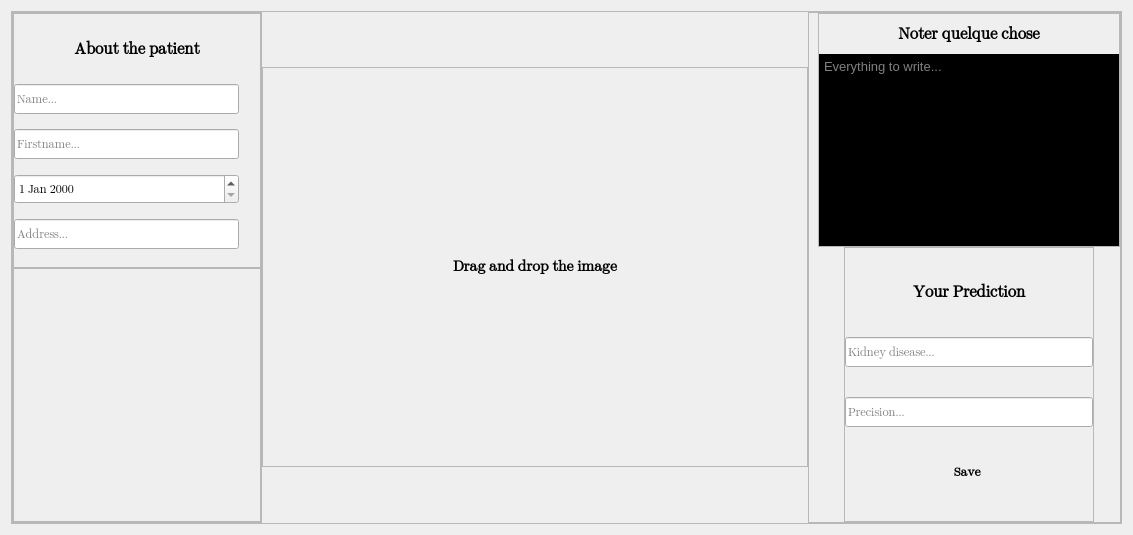
         <widget class="QWidget" name="page_4">
          <layout class="QGridLayout" name="gridLayout_6">
           <item row="0" column="0">
            <widget class="QFrame" name="frame_24">
             <property name="frameShape">
              <enum>QFrame::StyledPanel</enum>
             </property>
             <property name="frameShadow">
              <enum>QFrame::Raised</enum>
             </property>
             <layout class="QHBoxLayout" name="horizontalLayout_9">
              <property name="spacing">
               <number>0</number>
              </property>
              <property name="leftMargin">
               <number>0</number>
              </property>
              <property name="topMargin">
               <number>0</number>
              </property>
              <property name="rightMargin">
               <number>0</number>
              </property>
              <property name="bottomMargin">
               <number>0</number>
              </property>
              <item>
               <widget class="QFrame" name="frame_25">
                <property name="minimumSize">
                 <size>
                  <width>250</width>
                  <height>0</height>
                 </size>
                </property>
                <property name="maximumSize">
                 <size>
                  <width>250</width>
                  <height>16777215</height>
                 </size>
                </property>
                <property name="frameShape">
                 <enum>QFrame::StyledPanel</enum>
                </property>
                <property name="frameShadow">
                 <enum>QFrame::Raised</enum>
                </property>
                <layout class="QVBoxLayout" name="verticalLayout_24">
                 <property name="spacing">
                  <number>0</number>
                 </property>
                 <property name="leftMargin">
                  <number>0</number>
                 </property>
                 <property name="topMargin">
                  <number>0</number>
                 </property>
                 <property name="rightMargin">
                  <number>0</number>
                 </property>
                 <property name="bottomMargin">
                  <number>0</number>
                 </property>
                 <item>
                  <widget class="QFrame" name="frame_26">
                   <property name="sizePolicy">
                    <sizepolicy hsizetype="Expanding" vsizetype="Preferred">
                     <horstretch>0</horstretch>
                     <verstretch>0</verstretch>
                    </sizepolicy>
                   </property>
                   <property name="frameShape">
                    <enum>QFrame::StyledPanel</enum>
                   </property>
                   <property name="frameShadow">
                    <enum>QFrame::Raised</enum>
                   </property>
                   <layout class="QVBoxLayout" name="verticalLayout_25">
                    <property name="spacing">
                     <number>0</number>
                    </property>
                    <property name="leftMargin">
                     <number>0</number>
                    </property>
                    <property name="topMargin">
                     <number>0</number>
                    </property>
                    <property name="rightMargin">
                     <number>0</number>
                    </property>
                    <property name="bottomMargin">
                     <number>0</number>
                    </property>
                    <item>
                     <widget class="QPushButton" name="visualize_about_patient_btn">
                      <property name="minimumSize">
                       <size>
                        <width>0</width>
                        <height>40</height>
                       </size>
                      </property>
                      <property name="font">
                       <font>
                        <family>Segoe UI Emoji</family>
                        <pointsize>12</pointsize>
                        <weight>75</weight>
                        <bold>true</bold>
                       </font>
                      </property>
                      <property name="text">
                       <string>About the patient</string>
                      </property>
                      <property name="icon">
                       <iconset resource="resource.qrc">
                        <normaloff>:/icons/icons/more_info_24px.png</normaloff>:/icons/icons/more_info_24px.png</iconset>
                      </property>
                      <property name="iconSize">
                       <size>
                        <width>30</width>
                        <height>30</height>
                       </size>
                      </property>
                      <property name="flat">
                       <bool>true</bool>
                      </property>
                     </widget>
                    </item>
                    <item>
                     <widget class="QLineEdit" name="visualize_name_input">
                      <property name="minimumSize">
                       <size>
                        <width>0</width>
                        <height>30</height>
                       </size>
                      </property>
                      <property name="maximumSize">
                       <size>
                        <width>225</width>
                        <height>16777215</height>
                       </size>
                      </property>
                      <property name="font">
                       <font>
                        <family>Segoe UI Emoji</family>
                        <pointsize>9</pointsize>
                       </font>
                      </property>
                      <property name="placeholderText">
                       <string>Name...</string>
                      </property>
                     </widget>
                    </item>
                    <item>
                     <widget class="QLineEdit" name="visualize_firstname_input">
                      <property name="minimumSize">
                       <size>
                        <width>0</width>
                        <height>30</height>
                       </size>
                      </property>
                      <property name="maximumSize">
                       <size>
                        <width>225</width>
                        <height>16777215</height>
                       </size>
                      </property>
                      <property name="font">
                       <font>
                        <family>Segoe UI Emoji</family>
                        <pointsize>9</pointsize>
                       </font>
                      </property>
                      <property name="placeholderText">
                       <string>Firstname...</string>
                      </property>
                     </widget>
                    </item>
                    <item>
                     <widget class="QDateEdit" name="visualize_date_naissance_input">
                      <property name="minimumSize">
                       <size>
                        <width>0</width>
                        <height>30</height>
                       </size>
                      </property>
                      <property name="maximumSize">
                       <size>
                        <width>225</width>
                        <height>16777215</height>
                       </size>
                      </property>
                      <property name="font">
                       <font>
                        <family>Segoe UI Emoji</family>
                        <pointsize>9</pointsize>
                       </font>
                      </property>
                     </widget>
                    </item>
                    <item>
                     <widget class="QLineEdit" name="visualize_address_input">
                      <property name="minimumSize">
                       <size>
                        <width>0</width>
                        <height>30</height>
                       </size>
                      </property>
                      <property name="maximumSize">
                       <size>
                        <width>225</width>
                        <height>16777215</height>
                       </size>
                      </property>
                      <property name="font">
                       <font>
                        <family>Segoe UI Emoji</family>
                        <pointsize>9</pointsize>
                       </font>
                      </property>
                      <property name="placeholderText">
                       <string>Address...</string>
                      </property>
                     </widget>
                    </item>
                   </layout>
                  </widget>
                 </item>
                 <item>
                  <widget class="QFrame" name="frame_27">
                   <property name="frameShape">
                    <enum>QFrame::StyledPanel</enum>
                   </property>
                   <property name="frameShadow">
                    <enum>QFrame::Raised</enum>
                   </property>
                   <layout class="QHBoxLayout" name="horizontalLayout_18">
                    <property name="spacing">
                     <number>0</number>
                    </property>
                    <property name="leftMargin">
                     <number>0</number>
                    </property>
                    <property name="topMargin">
                     <number>0</number>
                    </property>
                    <property name="rightMargin">
                     <number>0</number>
                    </property>
                    <property name="bottomMargin">
                     <number>0</number>
                    </property>
                    <item>
                     <widget class="QLabel" name="visualize_qrcode_label">
                      <property name="minimumSize">
                       <size>
                        <width>100</width>
                        <height>100</height>
                       </size>
                      </property>
                      <property name="maximumSize">
                       <size>
                        <width>100</width>
                        <height>100</height>
                       </size>
                      </property>
                      <property name="font">
                       <font>
                        <pointsize>11</pointsize>
                       </font>
                      </property>
                      <property name="text">
                       <string/>
                      </property>
                      <property name="pixmap">
                       <pixmap resource="resource.qrc">:/icons/icons/qr_code_24px.png</pixmap>
                      </property>
                      <property name="scaledContents">
                       <bool>true</bool>
                      </property>
                      <property name="alignment">
                       <set>Qt::AlignCenter</set>
                      </property>
                     </widget>
                    </item>
                   </layout>
                  </widget>
                 </item>
                </layout>
               </widget>
              </item>
              <item>
               <widget class="QFrame" name="frame_28">
                <property name="minimumSize">
                 <size>
                  <width>546</width>
                  <height>0</height>
                 </size>
                </property>
                <property name="maximumSize">
                 <size>
                  <width>16777215</width>
                  <height>400</height>
                 </size>
                </property>
                <property name="styleSheet">
                 <string notr="true">margin:0px;
padding:0px;</string>
                </property>
                <property name="frameShape">
                 <enum>QFrame::StyledPanel</enum>
                </property>
                <property name="frameShadow">
                 <enum>QFrame::Raised</enum>
                </property>
                <layout class="QHBoxLayout" name="horizontalLayout_19">
                 <property name="spacing">
                  <number>0</number>
                 </property>
                 <property name="leftMargin">
                  <number>0</number>
                 </property>
                 <property name="topMargin">
                  <number>0</number>
                 </property>
                 <property name="rightMargin">
                  <number>0</number>
                 </property>
                 <property name="bottomMargin">
                  <number>0</number>
                 </property>
                 <item>
                  <widget class="QLabel" name="visualize_image">
                   <property name="font">
                    <font>
                     <family>Segoe UI Emoji</family>
                     <pointsize>11</pointsize>
                     <weight>75</weight>
                     <bold>true</bold>
                    </font>
                   </property>
                   <property name="styleSheet">
                    <string notr="true">margin:0px ;
padding : 0px;</string>
                   </property>
                   <property name="text">
                    <string>Drag and drop the image</string>
                   </property>
                   <property name="scaledContents">
                    <bool>true</bool>
                   </property>
                   <property name="alignment">
                    <set>Qt::AlignCenter</set>
                   </property>
                  </widget>
                 </item>
                </layout>
               </widget>
              </item>
              <item>
               <widget class="QFrame" name="frame_29">
                <property name="maximumSize">
                 <size>
                  <width>350</width>
                  <height>16777215</height>
                 </size>
                </property>
                <property name="frameShape">
                 <enum>QFrame::StyledPanel</enum>
                </property>
                <property name="frameShadow">
                 <enum>QFrame::Raised</enum>
                </property>
                <layout class="QVBoxLayout" name="verticalLayout_26">
                 <property name="spacing">
                  <number>0</number>
                 </property>
                 <property name="leftMargin">
                  <number>9</number>
                 </property>
                 <property name="topMargin">
                  <number>0</number>
                 </property>
                 <property name="rightMargin">
                  <number>0</number>
                 </property>
                 <property name="bottomMargin">
                  <number>0</number>
                 </property>
                 <item alignment="Qt::AlignHCenter">
                  <widget class="QFrame" name="frame_30">
                   <property name="sizePolicy">
                    <sizepolicy hsizetype="Expanding" vsizetype="Preferred">
                     <horstretch>0</horstretch>
                     <verstretch>0</verstretch>
                    </sizepolicy>
                   </property>
                   <property name="frameShape">
                    <enum>QFrame::StyledPanel</enum>
                   </property>
                   <property name="frameShadow">
                    <enum>QFrame::Raised</enum>
                   </property>
                   <layout class="QVBoxLayout" name="verticalLayout_27">
                    <property name="spacing">
                     <number>0</number>
                    </property>
                    <property name="leftMargin">
                     <number>0</number>
                    </property>
                    <property name="topMargin">
                     <number>0</number>
                    </property>
                    <property name="rightMargin">
                     <number>0</number>
                    </property>
                    <property name="bottomMargin">
                     <number>0</number>
                    </property>
                    <item>
                     <widget class="QPushButton" name="visualize_noter_quelque_chose_btn">
                      <property name="minimumSize">
                       <size>
                        <width>0</width>
                        <height>40</height>
                       </size>
                      </property>
                      <property name="font">
                       <font>
                        <family>Segoe UI Emoji</family>
                        <pointsize>12</pointsize>
                        <weight>75</weight>
                        <bold>true</bold>
                       </font>
                      </property>
                      <property name="text">
                       <string>Noter quelque chose</string>
                      </property>
                      <property name="icon">
                       <iconset resource="resource.qrc">
                        <normaloff>:/icons/icons/ball_point_pen_30px.png</normaloff>:/icons/icons/ball_point_pen_30px.png</iconset>
                      </property>
                      <property name="iconSize">
                       <size>
                        <width>30</width>
                        <height>30</height>
                       </size>
                      </property>
                      <property name="flat">
                       <bool>true</bool>
                      </property>
                     </widget>
                    </item>
                    <item>
                     <widget class="QTextEdit" name="visualize_text_edit_input">
                      <property name="minimumSize">
                       <size>
                        <width>300</width>
                        <height>0</height>
                       </size>
                      </property>
                      <property name="maximumSize">
                       <size>
                        <width>300</width>
                        <height>16777215</height>
                       </size>
                      </property>
                      <property name="font">
                       <font>
                        <pointsize>10</pointsize>
                       </font>
                      </property>
                      <property name="styleSheet">
                       <string notr="true">background-color:#000 ;
color : #fff;</string>
                      </property>
                      <property name="placeholderText">
                       <string>Everything to write...</string>
                      </property>
                     </widget>
                    </item>
                   </layout>
                  </widget>
                 </item>
                 <item alignment="Qt::AlignHCenter">
                  <widget class="QFrame" name="frame_31">
                   <property name="sizePolicy">
                    <sizepolicy hsizetype="Expanding" vsizetype="Expanding">
                     <horstretch>0</horstretch>
                     <verstretch>0</verstretch>
                    </sizepolicy>
                   </property>
                   <property name="minimumSize">
                    <size>
                     <width>250</width>
                     <height>275</height>
                    </size>
                   </property>
                   <property name="frameShape">
                    <enum>QFrame::StyledPanel</enum>
                   </property>
                   <property name="frameShadow">
                    <enum>QFrame::Raised</enum>
                   </property>
                   <layout class="QVBoxLayout" name="verticalLayout_28">
                    <property name="spacing">
                     <number>0</number>
                    </property>
                    <property name="leftMargin">
                     <number>0</number>
                    </property>
                    <property name="topMargin">
                     <number>0</number>
                    </property>
                    <property name="rightMargin">
                     <number>0</number>
                    </property>
                    <property name="bottomMargin">
                     <number>0</number>
                    </property>
                    <item>
                     <widget class="QPushButton" name="visualize_your_prediction_btn">
                      <property name="maximumSize">
                       <size>
                        <width>250</width>
                        <height>16777215</height>
                       </size>
                      </property>
                      <property name="font">
                       <font>
                        <family>Segoe UI Emoji</family>
                        <pointsize>12</pointsize>
                        <weight>75</weight>
                        <bold>true</bold>
                       </font>
                      </property>
                      <property name="text">
                       <string>Your Prediction</string>
                      </property>
                      <property name="icon">
                       <iconset resource="resource.qrc">
                        <normaloff>:/icons/icons/graduation_cap_30px.png</normaloff>:/icons/icons/graduation_cap_30px.png</iconset>
                      </property>
                      <property name="iconSize">
                       <size>
                        <width>30</width>
                        <height>30</height>
                       </size>
                      </property>
                      <property name="flat">
                       <bool>true</bool>
                      </property>
                     </widget>
                    </item>
                    <item>
                     <widget class="QLineEdit" name="visualize_kidney_diesease_prediction_input">
                      <property name="minimumSize">
                       <size>
                        <width>0</width>
                        <height>30</height>
                       </size>
                      </property>
                      <property name="maximumSize">
                       <size>
                        <width>250</width>
                        <height>16777215</height>
                       </size>
                      </property>
                      <property name="font">
                       <font>
                        <family>Segoe UI Emoji</family>
                        <pointsize>9</pointsize>
                       </font>
                      </property>
                      <property name="placeholderText">
                       <string>Kidney disease...</string>
                      </property>
                     </widget>
                    </item>
                    <item>
                     <widget class="QLineEdit" name="visualize_kidney_precision_input">
                      <property name="minimumSize">
                       <size>
                        <width>0</width>
                        <height>30</height>
                       </size>
                      </property>
                      <property name="maximumSize">
                       <size>
                        <width>250</width>
                        <height>16777215</height>
                       </size>
                      </property>
                      <property name="font">
                       <font>
                        <family>Segoe UI Emoji</family>
                        <pointsize>9</pointsize>
                       </font>
                      </property>
                      <property name="styleSheet">
                       <string notr="true"/>
                      </property>
                      <property name="placeholderText">
                       <string>Precision...</string>
                      </property>
                     </widget>
                    </item>
                    <item>
                     <widget class="QPushButton" name="visualize_save_btn">
                      <property name="minimumSize">
                       <size>
                        <width>0</width>
                        <height>30</height>
                       </size>
                      </property>
                      <property name="maximumSize">
                       <size>
                        <width>250</width>
                        <height>16777215</height>
                       </size>
                      </property>
                      <property name="font">
                       <font>
                        <family>Segoe UI Emoji</family>
                        <pointsize>10</pointsize>
                        <weight>75</weight>
                        <bold>true</bold>
                       </font>
                      </property>
                      <property name="text">
                       <string>Save </string>
                      </property>
                      <property name="icon">
                       <iconset resource="resource.qrc">
                        <normaloff>:/icons/icons/save_30px.png</normaloff>:/icons/icons/save_30px.png</iconset>
                      </property>
                      <property name="iconSize">
                       <size>
                        <width>30</width>
                        <height>30</height>
                       </size>
                      </property>
                      <property name="flat">
                       <bool>true</bool>
                      </property>
                     </widget>
                    </item>
                   </layout>
                  </widget>
                 </item>
                </layout>
               </widget>
              </item>
             </layout>
            </widget>
           </item>
          </layout>
         </widget>
